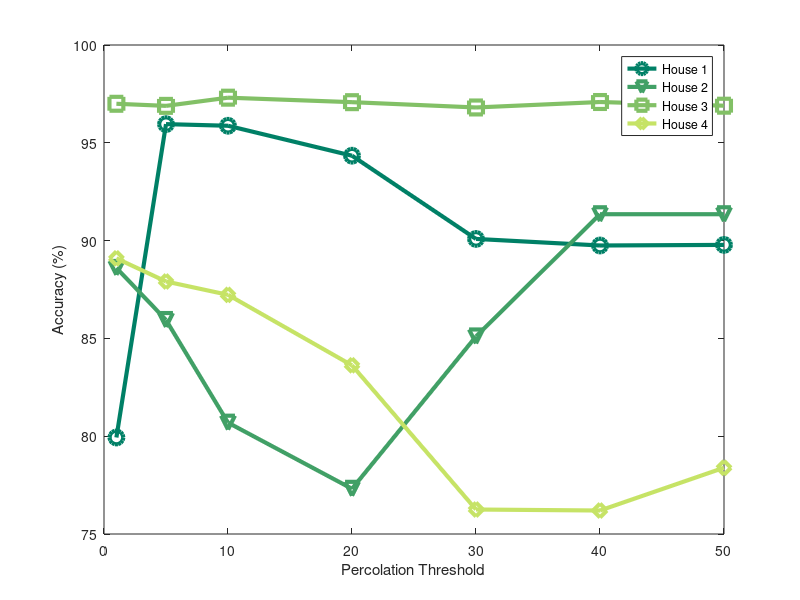

Reproduce this figure in MATLAB.
function percolationThreshold()

% House A
houseA__day_1_60__day_0_1_1_tp = [11732.0];
houseA__day_1_60__day_0_1_1_tn = [140465.0];
houseA__day_1_60__day_0_1_1_fp = [3618.0];
houseA__day_1_60__day_0_1_1_fn = [2945.0];
houseA_1_tpp = houseA__day_1_60__day_0_1_1_tp / (houseA__day_1_60__day_0_1_1_tp + houseA__day_1_60__day_0_1_1_fn);
houseA_1_tnp = houseA__day_1_60__day_0_1_1_tn / (houseA__day_1_60__day_0_1_1_tn + houseA__day_1_60__day_0_1_1_fp);
houseA_1_cp = (houseA__day_1_60__day_0_1_1_tp + houseA__day_1_60__day_0_1_1_tn) ...
    / (houseA__day_1_60__day_0_1_1_tp + houseA__day_1_60__day_0_1_1_fn + houseA__day_1_60__day_0_1_1_tn + houseA__day_1_60__day_0_1_1_fp);

houseA__day_1_60__day_0_1_5_tp = [11918.0];
houseA__day_1_60__day_0_1_5_tn = [140420.0];
houseA__day_1_60__day_0_1_5_fp = [3663.0];
houseA__day_1_60__day_0_1_5_fn = [2759.0];
houseA_5_tpp = houseA__day_1_60__day_0_1_5_tp / (houseA__day_1_60__day_0_1_5_tp + houseA__day_1_60__day_0_1_5_fn);
houseA_5_tnp = houseA__day_1_60__day_0_1_5_tn / (houseA__day_1_60__day_0_1_5_tn + houseA__day_1_60__day_0_1_5_fp);
houseA_5_cp = (houseA__day_1_60__day_0_1_5_tp + houseA__day_1_60__day_0_1_5_tn) ...
    / (houseA__day_1_60__day_0_1_5_tp + houseA__day_1_60__day_0_1_5_fn + houseA__day_1_60__day_0_1_5_tn + houseA__day_1_60__day_0_1_5_fp);

houseA__day_1_60__day_0_1_10_tp = [11251.0];
houseA__day_1_60__day_0_1_10_tn = [140954.0];
houseA__day_1_60__day_0_1_10_fp = [3129.0];
houseA__day_1_60__day_0_1_10_fn = [3426.0];
houseA_10_tpp = houseA__day_1_60__day_0_1_10_tp / (houseA__day_1_60__day_0_1_10_tp + houseA__day_1_60__day_0_1_10_fn);
houseA_10_tnp = houseA__day_1_60__day_0_1_10_tn / (houseA__day_1_60__day_0_1_10_tn + houseA__day_1_60__day_0_1_10_fp);
houseA_10_cp = (houseA__day_1_60__day_0_1_10_tp + houseA__day_1_60__day_0_1_10_tn) ...
    / (houseA__day_1_60__day_0_1_10_tp + houseA__day_1_60__day_0_1_10_fn + houseA__day_1_60__day_0_1_10_tn + houseA__day_1_60__day_0_1_10_fp);

houseA__day_1_60__day_0_1_20_tp = [10252.0];
houseA__day_1_60__day_0_1_20_tn = [139523.0];
houseA__day_1_60__day_0_1_20_fp = [4560.0];
houseA__day_1_60__day_0_1_20_fn = [4425.0];
houseA_20_tpp = houseA__day_1_60__day_0_1_20_tp / (houseA__day_1_60__day_0_1_20_tp + houseA__day_1_60__day_0_1_20_fn);
houseA_20_tnp = houseA__day_1_60__day_0_1_20_tn / (houseA__day_1_60__day_0_1_20_tn + houseA__day_1_60__day_0_1_20_fp);
houseA_20_cp = (houseA__day_1_60__day_0_1_20_tp + houseA__day_1_60__day_0_1_20_tn) ...
    / (houseA__day_1_60__day_0_1_20_tp + houseA__day_1_60__day_0_1_20_fn + houseA__day_1_60__day_0_1_20_tn + houseA__day_1_60__day_0_1_20_fp);

houseA__day_1_60__day_0_1_30_tp = [9543.0];
houseA__day_1_60__day_0_1_30_tn = [133477.0];
houseA__day_1_60__day_0_1_30_fp = [10606.0];
houseA__day_1_60__day_0_1_30_fn = [5134.0];
houseA_30_tpp = houseA__day_1_60__day_0_1_30_tp / (houseA__day_1_60__day_0_1_30_tp + houseA__day_1_60__day_0_1_30_fn);
houseA_30_tnp = houseA__day_1_60__day_0_1_30_tn / (houseA__day_1_60__day_0_1_30_tn + houseA__day_1_60__day_0_1_30_fp);
houseA_30_cp = (houseA__day_1_60__day_0_1_30_tp + houseA__day_1_60__day_0_1_30_tn) ...
    / (houseA__day_1_60__day_0_1_30_tp + houseA__day_1_60__day_0_1_30_fn + houseA__day_1_60__day_0_1_30_tn + houseA__day_1_60__day_0_1_30_fp);

houseA__day_1_60__day_0_1_40_tp = [9044.0];
houseA__day_1_60__day_0_1_40_tn = [133443.0];
houseA__day_1_60__day_0_1_40_fp = [10640.0];
houseA__day_1_60__day_0_1_40_fn = [5633.0];
houseA_40_tpp = houseA__day_1_60__day_0_1_40_tp / (houseA__day_1_60__day_0_1_40_tp + houseA__day_1_60__day_0_1_40_fn);
houseA_40_tnp = houseA__day_1_60__day_0_1_40_tn / (houseA__day_1_60__day_0_1_40_tn + houseA__day_1_60__day_0_1_40_fp);
houseA_40_cp = (houseA__day_1_60__day_0_1_40_tp + houseA__day_1_60__day_0_1_40_tn) ...
    / (houseA__day_1_60__day_0_1_40_tp + houseA__day_1_60__day_0_1_40_fn + houseA__day_1_60__day_0_1_40_tn + houseA__day_1_60__day_0_1_40_fp);

houseA__day_1_60__day_0_1_50_tp = [9041.0];
houseA__day_1_60__day_0_1_50_tn = [133494.0];
houseA__day_1_60__day_0_1_50_fp = [10589.0];
houseA__day_1_60__day_0_1_50_fn = [5636.0];
houseA_50_tpp = houseA__day_1_60__day_0_1_50_tp / (houseA__day_1_60__day_0_1_50_tp + houseA__day_1_60__day_0_1_50_fn);
houseA_50_tnp = houseA__day_1_60__day_0_1_50_tn / (houseA__day_1_60__day_0_1_50_tn + houseA__day_1_60__day_0_1_50_fp);
houseA_50_cp = (houseA__day_1_60__day_0_1_50_tp + houseA__day_1_60__day_0_1_50_tn) ...
    / (houseA__day_1_60__day_0_1_50_tp + houseA__day_1_60__day_0_1_50_fn + houseA__day_1_60__day_0_1_50_tn + houseA__day_1_60__day_0_1_50_fp);

houseA_tpp = [houseA_1_tpp houseA_5_tpp houseA_10_tpp houseA_20_tpp houseA_30_tpp houseA_40_tpp houseA_50_tpp];
houseA_cp = [houseA_1_tpp houseA_5_cp houseA_10_cp houseA_20_cp houseA_30_cp houseA_40_cp houseA_50_cp];


% House B
houseB__day_1_60__day_0_1_1_tp = [17982.0];
houseB__day_1_60__day_0_1_1_tn = [69546.0];
houseB__day_1_60__day_0_1_1_fp = [4350.0];
houseB__day_1_60__day_0_1_1_fn = [6906.0];

houseB_1_tpp = houseB__day_1_60__day_0_1_1_tp / (houseB__day_1_60__day_0_1_1_tp + houseB__day_1_60__day_0_1_1_fn);
houseB_1_tnp = houseB__day_1_60__day_0_1_1_tn / (houseB__day_1_60__day_0_1_1_tn + houseB__day_1_60__day_0_1_1_fp);
houseB_1_cp = (houseB__day_1_60__day_0_1_1_tp + houseB__day_1_60__day_0_1_1_tn) ...
    / (houseB__day_1_60__day_0_1_1_tp + houseB__day_1_60__day_0_1_1_fn + houseB__day_1_60__day_0_1_1_tn + houseB__day_1_60__day_0_1_1_fp);

houseB__day_1_60__day_0_1_5_tp = [14984.0];
houseB__day_1_60__day_0_1_5_tn = [69913.0];
houseB__day_1_60__day_0_1_5_fp = [3983.0];
houseB__day_1_60__day_0_1_5_fn = [9904.0];
houseB_5_tpp = houseB__day_1_60__day_0_1_5_tp / (houseB__day_1_60__day_0_1_5_tp + houseB__day_1_60__day_0_1_5_fn);
houseB_5_tnp = houseB__day_1_60__day_0_1_5_tn / (houseB__day_1_60__day_0_1_5_tn + houseB__day_1_60__day_0_1_5_fp);
houseB_5_cp = (houseB__day_1_60__day_0_1_5_tp + houseB__day_1_60__day_0_1_5_tn) / (houseB__day_1_60__day_0_1_5_tp + houseB__day_1_60__day_0_1_5_fn + houseB__day_1_60__day_0_1_5_tn + houseB__day_1_60__day_0_1_5_fp);


houseB__day_1_60__day_0_1_10_tp = [10931.0];
houseB__day_1_60__day_0_1_10_tn = [68781.0];

houseB__day_1_60__day_0_1_10_fp = [5115.0];
houseB__day_1_60__day_0_1_10_fn = [13957.0];
houseB_10_tpp = houseB__day_1_60__day_0_1_10_tp / (houseB__day_1_60__day_0_1_10_tp + houseB__day_1_60__day_0_1_10_fn);
houseB_10_tnp = houseB__day_1_60__day_0_1_10_tn / (houseB__day_1_60__day_0_1_10_tn + houseB__day_1_60__day_0_1_10_fp);
houseB_10_cp = (houseB__day_1_60__day_0_1_10_tp + houseB__day_1_60__day_0_1_10_tn) ...
    / (houseB__day_1_60__day_0_1_10_tp + houseB__day_1_60__day_0_1_10_fn + houseB__day_1_60__day_0_1_10_tn + houseB__day_1_60__day_0_1_10_fp);

houseB__day_1_60__day_0_1_20_tp = [7115.0];
houseB__day_1_60__day_0_1_20_tn = [69257.0];
houseB__day_1_60__day_0_1_20_fp = [4639.0];
houseB__day_1_60__day_0_1_20_fn = [17773.0];
houseB_20_tpp = houseB__day_1_60__day_0_1_20_tp / (houseB__day_1_60__day_0_1_20_tp + houseB__day_1_60__day_0_1_20_fn);
houseB_20_tnp = houseB__day_1_60__day_0_1_20_tn / (houseB__day_1_60__day_0_1_20_tn + houseB__day_1_60__day_0_1_20_fp);
houseB_20_cp = (houseB__day_1_60__day_0_1_20_tp + houseB__day_1_60__day_0_1_20_tn) ...
    / (houseB__day_1_60__day_0_1_20_tp + houseB__day_1_60__day_0_1_20_fn + houseB__day_1_60__day_0_1_20_tn + houseB__day_1_60__day_0_1_20_fp);

houseB__day_1_60__day_0_1_30_tp = [14367.0];
houseB__day_1_60__day_0_1_30_tn = [69699.0];
houseB__day_1_60__day_0_1_30_fp = [4197.0];
houseB__day_1_60__day_0_1_30_fn = [10521.0];
houseB_30_tpp = houseB__day_1_60__day_0_1_30_tp / (houseB__day_1_60__day_0_1_30_tp + houseB__day_1_60__day_0_1_30_fn);
houseB_30_tnp = houseB__day_1_60__day_0_1_30_tn / (houseB__day_1_60__day_0_1_30_tn + houseB__day_1_60__day_0_1_30_fp);
houseB_30_cp = (houseB__day_1_60__day_0_1_30_tp + houseB__day_1_60__day_0_1_30_tn) ...
    / (houseB__day_1_60__day_0_1_30_tp + houseB__day_1_60__day_0_1_30_fn + houseB__day_1_60__day_0_1_30_tn + houseB__day_1_60__day_0_1_30_fp);

houseB__day_1_60__day_0_1_40_tp = [21412.0];
houseB__day_1_60__day_0_1_40_tn = [68826.0];
houseB__day_1_60__day_0_1_40_fp = [5070.0];
houseB__day_1_60__day_0_1_40_fn = [3476.0];
houseB_40_tpp = houseB__day_1_60__day_0_1_40_tp / (houseB__day_1_60__day_0_1_40_tp + houseB__day_1_60__day_0_1_40_fn);
houseB_40_tnp = houseB__day_1_60__day_0_1_40_tn / (houseB__day_1_60__day_0_1_40_tn + houseB__day_1_60__day_0_1_40_fp);
houseB_40_cp = (houseB__day_1_60__day_0_1_40_tp + houseB__day_1_60__day_0_1_40_tn) ...
    / (houseB__day_1_60__day_0_1_40_tp + houseB__day_1_60__day_0_1_40_fn + houseB__day_1_60__day_0_1_40_tn + houseB__day_1_60__day_0_1_40_fp);

houseB__day_1_60__day_0_1_50_tp = [21412.0];
houseB__day_1_60__day_0_1_50_tn = [68826.0];
houseB__day_1_60__day_0_1_50_fp = [5070.0];
houseB__day_1_60__day_0_1_50_fn = [3476.0];
houseB_50_tpp = houseB__day_1_60__day_0_1_50_tp / (houseB__day_1_60__day_0_1_50_tp + houseB__day_1_60__day_0_1_50_fn);
houseB_50_tnp = houseB__day_1_60__day_0_1_50_tn / (houseB__day_1_60__day_0_1_50_tn + houseB__day_1_60__day_0_1_50_fp);
houseB_50_cp = (houseB__day_1_60__day_0_1_50_tp + houseB__day_1_60__day_0_1_50_tn) ...
    / (houseB__day_1_60__day_0_1_50_tp + houseB__day_1_60__day_0_1_50_fn + houseB__day_1_60__day_0_1_50_tn + houseB__day_1_60__day_0_1_50_fp);

houseB_tpp = [houseB_1_tpp houseB_5_tpp houseB_10_tpp houseB_20_tpp houseB_30_tpp houseB_40_tpp houseB_50_tpp];
houseB_cp = [houseB_1_cp houseB_5_cp houseB_10_cp houseB_20_cp houseB_30_cp houseB_40_cp houseB_50_cp];


% house E
houseE__day_1_60__day_0_1_1_tp = [698.0];
houseE__day_1_60__day_0_1_1_tn = [11116.0];
houseE__day_1_60__day_0_1_1_fp = [238.0];
houseE__day_1_60__day_0_1_1_fn = [128.0];
houseE_1_tpp = houseE__day_1_60__day_0_1_1_tp / (houseE__day_1_60__day_0_1_1_tp + houseE__day_1_60__day_0_1_1_fn);
houseE_1_tnp = houseE__day_1_60__day_0_1_1_tn / (houseE__day_1_60__day_0_1_1_tn + houseE__day_1_60__day_0_1_1_fp);
houseE_1_cp = (houseE__day_1_60__day_0_1_1_tp + houseE__day_1_60__day_0_1_1_tn) ...
    / (houseE__day_1_60__day_0_1_1_tp + houseE__day_1_60__day_0_1_1_fn + houseE__day_1_60__day_0_1_1_tn + houseE__day_1_60__day_0_1_1_fp);

houseE__day_1_60__day_0_1_5_tp = [712.0];
houseE__day_1_60__day_0_1_5_tn = [11089.0];
houseE__day_1_60__day_0_1_5_fp = [265.0];
houseE__day_1_60__day_0_1_5_fn = [114.0];
houseE_5_tpp = houseE__day_1_60__day_0_1_5_tp / (houseE__day_1_60__day_0_1_5_tp + houseE__day_1_60__day_0_1_5_fn);
houseE_5_tnp = houseE__day_1_60__day_0_1_5_tn / (houseE__day_1_60__day_0_1_5_tn + houseE__day_1_60__day_0_1_5_fp);
houseE_5_cp = (houseE__day_1_60__day_0_1_5_tp + houseE__day_1_60__day_0_1_5_tn) ...
    / (houseE__day_1_60__day_0_1_5_tp + houseE__day_1_60__day_0_1_5_fn + houseE__day_1_60__day_0_1_5_tn + houseE__day_1_60__day_0_1_5_fp);

houseE__day_1_60__day_0_1_10_tp = [716.0];
houseE__day_1_60__day_0_1_10_tn = [11136.0];
houseE__day_1_60__day_0_1_10_fp = [218.0];
houseE__day_1_60__day_0_1_10_fn = [110.0];
houseE_10_tpp = houseE__day_1_60__day_0_1_10_tp / (houseE__day_1_60__day_0_1_10_tp + houseE__day_1_60__day_0_1_10_fn);
houseE_10_tnp = houseE__day_1_60__day_0_1_10_tn / (houseE__day_1_60__day_0_1_10_tn + houseE__day_1_60__day_0_1_10_fp);
houseE_10_cp = (houseE__day_1_60__day_0_1_10_tp + houseE__day_1_60__day_0_1_10_tn) ...
    / (houseE__day_1_60__day_0_1_10_tp + houseE__day_1_60__day_0_1_10_fn + houseE__day_1_60__day_0_1_10_tn + houseE__day_1_60__day_0_1_10_fp);

houseE__day_1_60__day_0_1_20_tp = [640.0];
houseE__day_1_60__day_0_1_20_tn = [11184.0];
houseE__day_1_60__day_0_1_20_fp = [170.0];
houseE__day_1_60__day_0_1_20_fn = [186.0];
houseE_20_tpp = houseE__day_1_60__day_0_1_20_tp / (houseE__day_1_60__day_0_1_20_tp + houseE__day_1_60__day_0_1_20_fn);
houseE_20_tnp = houseE__day_1_60__day_0_1_20_tn / (houseE__day_1_60__day_0_1_20_tn + houseE__day_1_60__day_0_1_20_fp);
houseE_20_cp = (houseE__day_1_60__day_0_1_20_tp + houseE__day_1_60__day_0_1_20_tn) ...
    / (houseE__day_1_60__day_0_1_20_tp + houseE__day_1_60__day_0_1_20_fn + houseE__day_1_60__day_0_1_20_tn + houseE__day_1_60__day_0_1_20_fp);

houseE__day_1_60__day_0_1_30_tp = [673.0];
houseE__day_1_60__day_0_1_30_tn = [11118.0];
houseE__day_1_60__day_0_1_30_fp = [236.0];
houseE__day_1_60__day_0_1_30_fn = [153.0];
houseE_30_tpp = houseE__day_1_60__day_0_1_30_tp / (houseE__day_1_60__day_0_1_30_tp + houseE__day_1_60__day_0_1_30_fn);
houseE_30_tnp = houseE__day_1_60__day_0_1_30_tn / (houseE__day_1_60__day_0_1_30_tn + houseE__day_1_60__day_0_1_30_fp);
houseE_30_cp = (houseE__day_1_60__day_0_1_30_tp + houseE__day_1_60__day_0_1_30_tn) ...
    / (houseE__day_1_60__day_0_1_30_tp + houseE__day_1_60__day_0_1_30_fn + houseE__day_1_60__day_0_1_30_tn + houseE__day_1_60__day_0_1_30_fp);

houseE__day_1_60__day_0_1_40_tp = [762.0];
houseE__day_1_60__day_0_1_40_tn = [11063.0];
houseE__day_1_60__day_0_1_40_fp = [291.0];
houseE__day_1_60__day_0_1_40_fn = [64.0];
houseE_40_tpp = houseE__day_1_60__day_0_1_40_tp / (houseE__day_1_60__day_0_1_40_tp + houseE__day_1_60__day_0_1_40_fn);
houseE_40_tnp = houseE__day_1_60__day_0_1_40_tn / (houseE__day_1_60__day_0_1_40_tn + houseE__day_1_60__day_0_1_40_fp);
houseE_40_cp = (houseE__day_1_60__day_0_1_40_tp + houseE__day_1_60__day_0_1_40_tn) ...
    / (houseE__day_1_60__day_0_1_40_tp + houseE__day_1_60__day_0_1_40_fn + houseE__day_1_60__day_0_1_40_tn + houseE__day_1_60__day_0_1_40_fp);

houseE__day_1_60__day_0_1_50_tp = [768.0];
houseE__day_1_60__day_0_1_50_tn = [11034.0];
houseE__day_1_60__day_0_1_50_fp = [320.0];
houseE__day_1_60__day_0_1_50_fn = [58.0];
houseE_50_tpp = houseE__day_1_60__day_0_1_50_tp / (houseE__day_1_60__day_0_1_50_tp + houseE__day_1_60__day_0_1_50_fn);
houseE_50_tnp = houseE__day_1_60__day_0_1_50_tn / (houseE__day_1_60__day_0_1_50_tn + houseE__day_1_60__day_0_1_50_fp);
houseE_50_cp = (houseE__day_1_60__day_0_1_50_tp + houseE__day_1_60__day_0_1_50_tn) ...
    / (houseE__day_1_60__day_0_1_50_tp + houseE__day_1_60__day_0_1_50_fn + houseE__day_1_60__day_0_1_50_tn + houseE__day_1_60__day_0_1_50_fp);

houseE_tpp = [houseE_1_tpp houseE_5_tpp houseE_10_tpp houseE_20_tpp houseE_30_tpp houseE_40_tpp houseE_50_tpp];
houseE_tnp = [houseE_1_tnp houseE_5_tnp houseE_10_tnp houseE_20_tnp houseE_30_tnp houseE_40_tnp houseE_50_tnp];
houseE_cp = [houseE_1_cp houseE_5_cp houseE_10_cp houseE_20_cp houseE_30_cp houseE_40_cp houseE_50_cp];


% houseF
houseF__day_1_60__day_0_1_1_tp = [6599.0];
houseF__day_1_60__day_0_1_1_tn = [14181.0];
houseF__day_1_60__day_0_1_1_fp = [1069.0];
houseF__day_1_60__day_0_1_1_fn = [1475.0];
houseF_1_tpp = houseF__day_1_60__day_0_1_1_tp / (houseF__day_1_60__day_0_1_1_tp + houseF__day_1_60__day_0_1_1_fn);
houseF_1_tnp = houseF__day_1_60__day_0_1_1_tn / (houseF__day_1_60__day_0_1_1_tn + houseF__day_1_60__day_0_1_1_fp);
houseF_1_cp = (houseF__day_1_60__day_0_1_1_tp + houseF__day_1_60__day_0_1_1_tn) ...
    / (houseF__day_1_60__day_0_1_1_tp + houseF__day_1_60__day_0_1_1_fn + houseF__day_1_60__day_0_1_1_tn + houseF__day_1_60__day_0_1_1_fp);

houseF__day_1_60__day_0_1_5_tp = [6418.0];
houseF__day_1_60__day_0_1_5_tn = [14086.0];
houseF__day_1_60__day_0_1_5_fp = [1164.0];
houseF__day_1_60__day_0_1_5_fn = [1656.0];
houseF_5_tpp = houseF__day_1_60__day_0_1_5_tp / (houseF__day_1_60__day_0_1_5_tp + houseF__day_1_60__day_0_1_5_fn);
houseF_5_tnp = houseF__day_1_60__day_0_1_5_tn / (houseF__day_1_60__day_0_1_5_tn + houseF__day_1_60__day_0_1_5_fp);
houseF_5_cp = (houseF__day_1_60__day_0_1_5_tp + houseF__day_1_60__day_0_1_5_tn) ...
    / (houseF__day_1_60__day_0_1_5_tp + houseF__day_1_60__day_0_1_5_fn + houseF__day_1_60__day_0_1_5_tn + houseF__day_1_60__day_0_1_5_fp);

houseF__day_1_60__day_0_1_10_tp = [6289.0];
houseF__day_1_60__day_0_1_10_tn = [14056.0];
houseF__day_1_60__day_0_1_10_fp = [1194.0];
houseF__day_1_60__day_0_1_10_fn = [1785.0];
houseF_10_tpp = houseF__day_1_60__day_0_1_10_tp / (houseF__day_1_60__day_0_1_10_tp + houseF__day_1_60__day_0_1_10_fn);
houseF_10_tnp = houseF__day_1_60__day_0_1_10_tn / (houseF__day_1_60__day_0_1_10_tn + houseF__day_1_60__day_0_1_10_fp);
houseF_10_cp = (houseF__day_1_60__day_0_1_10_tp + houseF__day_1_60__day_0_1_10_tn) ...
    / (houseF__day_1_60__day_0_1_10_tp + houseF__day_1_60__day_0_1_10_fn + houseF__day_1_60__day_0_1_10_tn + houseF__day_1_60__day_0_1_10_fp);

houseF__day_1_60__day_0_1_20_tp = [5724.0];
houseF__day_1_60__day_0_1_20_tn = [13780.0];
houseF__day_1_60__day_0_1_20_fp = [1470.0];
houseF__day_1_60__day_0_1_20_fn = [2350.0];
houseF_20_tpp = houseF__day_1_60__day_0_1_20_tp / (houseF__day_1_60__day_0_1_20_tp + houseF__day_1_60__day_0_1_20_fn);
houseF_20_tnp = houseF__day_1_60__day_0_1_20_tn / (houseF__day_1_60__day_0_1_20_tn + houseF__day_1_60__day_0_1_20_fp);
houseF_20_cp = (houseF__day_1_60__day_0_1_20_tp + houseF__day_1_60__day_0_1_20_tn) ...
    / (houseF__day_1_60__day_0_1_20_tp + houseF__day_1_60__day_0_1_20_fn + houseF__day_1_60__day_0_1_20_tn + houseF__day_1_60__day_0_1_20_fp);

houseF__day_1_60__day_0_1_30_tp = [4125.0];
houseF__day_1_60__day_0_1_30_tn = [13660.0];
houseF__day_1_60__day_0_1_30_fp = [1590.0];
houseF__day_1_60__day_0_1_30_fn = [3949.0];
houseF_30_tpp = houseF__day_1_60__day_0_1_30_tp / (houseF__day_1_60__day_0_1_30_tp + houseF__day_1_60__day_0_1_30_fn);
houseF_30_tnp = houseF__day_1_60__day_0_1_30_tn / (houseF__day_1_60__day_0_1_30_tn + houseF__day_1_60__day_0_1_30_fp);
houseF_30_cp = (houseF__day_1_60__day_0_1_30_tp + houseF__day_1_60__day_0_1_30_tn) ...
    / (houseF__day_1_60__day_0_1_30_tp + houseF__day_1_60__day_0_1_30_fn + houseF__day_1_60__day_0_1_30_tn + houseF__day_1_60__day_0_1_30_fp);

houseF__day_1_60__day_0_1_40_tp = [4054.0];
houseF__day_1_60__day_0_1_40_tn = [13719.0];
houseF__day_1_60__day_0_1_40_fp = [1531.0];
houseF__day_1_60__day_0_1_40_fn = [4020.0];
houseF_40_tpp = houseF__day_1_60__day_0_1_40_tp / (houseF__day_1_60__day_0_1_40_tp + houseF__day_1_60__day_0_1_40_fn);
houseF_40_tnp = houseF__day_1_60__day_0_1_40_tn / (houseF__day_1_60__day_0_1_40_tn + houseF__day_1_60__day_0_1_40_fp);
houseF_40_cp = (houseF__day_1_60__day_0_1_40_tp + houseF__day_1_60__day_0_1_40_tn) ...
    / (houseF__day_1_60__day_0_1_40_tp + houseF__day_1_60__day_0_1_40_fn + houseF__day_1_60__day_0_1_40_tn + houseF__day_1_60__day_0_1_40_fp);

houseF__day_1_60__day_0_1_50_tp = [4765.0];
houseF__day_1_60__day_0_1_50_tn = [13518.0];
houseF__day_1_60__day_0_1_50_fp = [1732.0];
houseF__day_1_60__day_0_1_50_fn = [3309.0];
houseF_50_tpp = houseF__day_1_60__day_0_1_50_tp / (houseF__day_1_60__day_0_1_50_tp + houseF__day_1_60__day_0_1_50_fn);
houseF_50_tnp = houseF__day_1_60__day_0_1_50_tn / (houseF__day_1_60__day_0_1_50_tn + houseF__day_1_60__day_0_1_50_fp);
houseF_50_cp = (houseF__day_1_60__day_0_1_50_tp + houseF__day_1_60__day_0_1_50_tn) ...
    / (houseF__day_1_60__day_0_1_50_tp + houseF__day_1_60__day_0_1_50_fn + houseF__day_1_60__day_0_1_50_tn + houseF__day_1_60__day_0_1_50_fp);

houseF_tpp = [houseF_1_tpp houseF_5_tpp houseF_10_tpp houseF_20_tpp houseF_30_tpp houseF_40_tpp houseF_50_tpp];
houseF_tnp = [houseF_1_tnp houseF_5_tnp houseF_10_tnp houseF_20_tnp houseF_30_tnp houseF_40_tnp houseF_50_tnp];
houseF_cp = [houseF_1_cp houseF_5_cp houseF_10_cp houseF_20_cp houseF_30_cp houseF_40_cp houseF_50_cp];

thresholds = [1 5 10 20 30 40 50];

colors = colormap('summer');
figure
plot(thresholds, houseA_cp * 100, '-o', 'Color', colors(1, :), 'LineWidth', 3, 'MarkerSize', 10);
hold on
plot(thresholds, houseB_cp * 100, '-v', 'Color', colors(17, :), 'LineWidth', 3, 'MarkerSize', 10);
plot(thresholds, houseE_cp * 100, '-s', 'Color', colors(33, :), 'LineWidth', 3, 'MarkerSize', 10);
plot(thresholds, houseF_cp * 100, '-d', 'Color', colors(50, :), 'LineWidth', 3, 'MarkerSize', 10);

legend({'House 1', 'House 2', 'House 3', 'House 4'}, 'Location', 'Best')
xlabel('Percolation Threshold')
ylabel('Accuracy (%)')